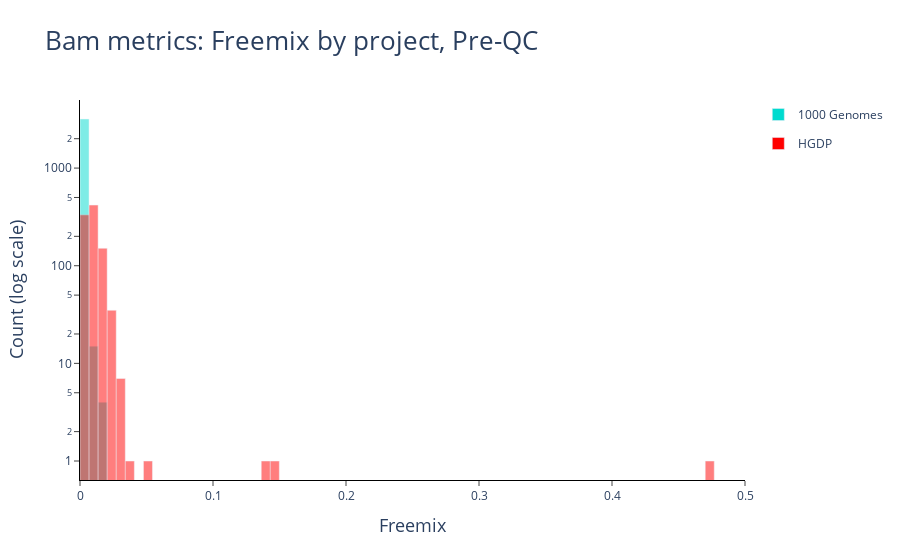
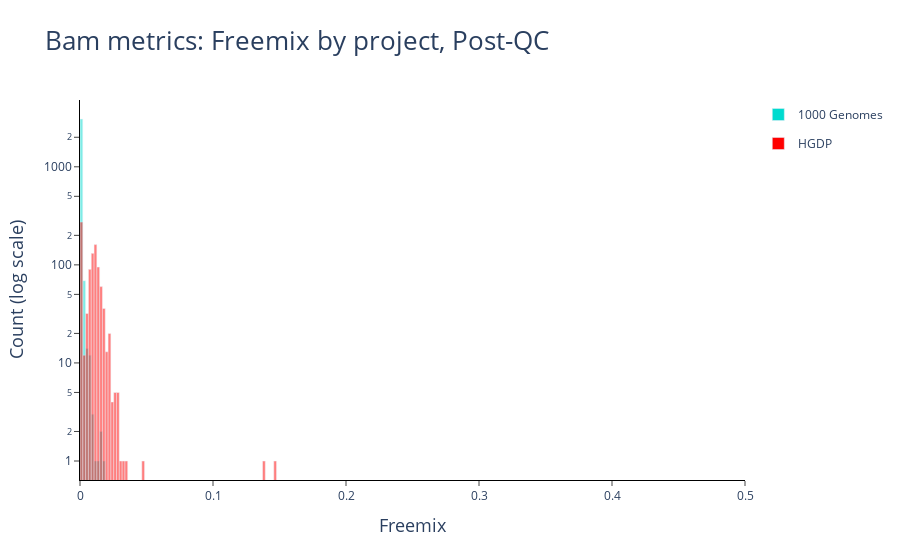

The cell these charts' notebook holds for them, in order:
### Markdown cell above
Plot freemix colored by project/study

### Code cell
# Pre-QC
pre_freemix_proj = plot_freemix_proj(pre_qc_cols)
pre_freemix_proj = pre_freemix_proj + hl.ggplot.ggtitle("Bam metrics: Freemix by project, Pre-QC")
pre_freemix_proj.show()

# Post-QC
post_freemix_proj = plot_freemix_proj(post_qc_cols)
post_freemix_proj = post_freemix_proj + hl.ggplot.ggtitle("Bam metrics: Freemix by project, Post-QC")
post_freemix_proj.show()

### Figure 1 — Plotly figure (JSON) as saved in the notebook; plotly's stock layout.template omitted (floating-point values rounded to 4 significant figures; data arrays with more than 128 entries replaced by an {"elided": "..."} marker saying what was removed)
{"data": [{"customdata": {"elided": "70x2 float values"}, "hovertemplate": "Range: [%{customdata[0]:.3f}-%{customdata[1]:.3f})<br>Count: %{y}<br><extra></extra>", "legendgroup": "1000 Genomes", "marker": {"color": "rgb(0, 219, 207)", "opacity": 0.5}, "name": "1000 Genomes", "showlegend": true, "type": "bar", "width": 0.006813, "x": [0.003406, 0.01022, 0.01703, 0.02384, 0.03066, 0.03747, 0.04428, 0.05109, 0.05791, 0.06472, 0.07153, 0.07835, 0.08516, 0.09197, 0.09878, 0.1056, 0.1124, 0.1192, 0.126, 0.1328, 0.1397, 0.1465, 0.1533, 0.1601, 0.1669, 0.1737, 0.1805, 0.1873, 0.1942, 0.201, 0.2078, 0.2146, 0.2214, 0.2282, 0.235, 0.2418, 0.2487, 0.2555, 0.2623, 0.2691, 0.2759, 0.2827, 0.2895, 0.2964, 0.3032, 0.31, 0.3168, 0.3236, 0.3304, 0.3372, 0.344, 0.3509, 0.3577, 0.3645, 0.3713, 0.3781, 0.3849, 0.3917, 0.3985, 0.4054, 0.4122, 0.419, 0.4258, 0.4326, 0.4394, 0.4462, 0.453, 0.4599, 0.4667, 0.4735], "xaxis": "x", "y": [3182, 15, 4, 0, 0, 0, 0, 0, 0, 0, 0, 0, 0, 0, 0, 0, 0, 0, 0, 0, 0, 0, 0, 0, 0, 0, 0, 0, 0, 0, 0, 0, 0, 0, 0, 0, 0, 0, 0, 0, 0, 0, 0, 0, 0, 0, 0, 0, 0, 0, 0, 0, 0, 0, 0, 0, 0, 0, 0, 0, 0, 0, 0, 0, 0, 0, 0, 0, 0, 0], "yaxis": "y"}, {"customdata": {"elided": "70x2 float values"}, "hovertemplate": "Range: [%{customdata[0]:.3f}-%{customdata[1]:.3f})<br>Count: %{y}<br><extra></extra>", "legendgroup": "HGDP", "marker": {"color": "rgb(255, 0, 0)", "opacity": 0.5}, "name": "HGDP", "showlegend": true, "type": "bar", "width": 0.006813, "x": [0.003406, 0.01022, 0.01703, 0.02384, 0.03066, 0.03747, 0.04428, 0.05109, 0.05791, 0.06472, 0.07153, 0.07835, 0.08516, 0.09197, 0.09878, 0.1056, 0.1124, 0.1192, 0.126, 0.1328, 0.1397, 0.1465, 0.1533, 0.1601, 0.1669, 0.1737, 0.1805, 0.1873, 0.1942, 0.201, 0.2078, 0.2146, 0.2214, 0.2282, 0.235, 0.2418, 0.2487, 0.2555, 0.2623, 0.2691, 0.2759, 0.2827, 0.2895, 0.2964, 0.3032, 0.31, 0.3168, 0.3236, 0.3304, 0.3372, 0.344, 0.3509, 0.3577, 0.3645, 0.3713, 0.3781, 0.3849, 0.3917, 0.3985, 0.4054, 0.4122, 0.419, 0.4258, 0.4326, 0.4394, 0.4462, 0.453, 0.4599, 0.4667, 0.4735], "xaxis": "x", "y": [332, 418, 151, 35, 7, 1, 0, 1, 0, 0, 0, 0, 0, 0, 0, 0, 0, 0, 0, 0, 1, 1, 0, 0, 0, 0, 0, 0, 0, 0, 0, 0, 0, 0, 0, 0, 0, 0, 0, 0, 0, 0, 0, 0, 0, 0, 0, 0, 0, 0, 0, 0, 0, 0, 0, 0, 0, 0, 0, 0, 0, 0, 0, 0, 0, 0, 0, 0, 0, 1], "yaxis": "y"}], "layout": {"barmode": "overlay", "font": {"family": "Arial, \"Open Sans\", verdana, sans-serif"}, "plot_bgcolor": "white", "title": {"font": {"size": 26}, "text": "Bam metrics: Freemix by project, Pre-QC"}, "xaxis": {"anchor": "y", "domain": [0, 1], "linecolor": "black", "range": [0, 0.5], "showticklabels": true, "ticks": "outside", "title": {"font": {"size": 18}, "text": "Freemix"}}, "xaxis2": {"linecolor": "black", "showticklabels": true}, "yaxis": {"anchor": "x", "domain": [0, 1], "linecolor": "black", "showticklabels": true, "ticks": "outside", "title": {"font": {"size": 18}, "text": "Count (log scale)"}, "type": "log"}, "yaxis2": {"linecolor": "black", "showticklabels": true}}}

### Figure 2 — Plotly figure (JSON) as saved in the notebook; plotly's stock layout.template omitted (floating-point values rounded to 4 significant figures; data arrays with more than 128 entries replaced by an {"elided": "..."} marker saying what was removed)
{"data": [{"customdata": {"elided": "70x2 float values"}, "hovertemplate": "Range: [%{customdata[0]:.3f}-%{customdata[1]:.3f})<br>Count: %{y}<br><extra></extra>", "legendgroup": "1000 Genomes", "marker": {"color": "rgb(0, 219, 207)", "opacity": 0.5}, "name": "1000 Genomes", "showlegend": true, "type": "bar", "width": 0.002111, "x": [0.001056, 0.003167, 0.005278, 0.007389, 0.0095, 0.01161, 0.01372, 0.01583, 0.01795, 0.02006, 0.02217, 0.02428, 0.02639, 0.0285, 0.03061, 0.03272, 0.03484, 0.03695, 0.03906, 0.04117, 0.04328, 0.04539, 0.0475, 0.04961, 0.05172, 0.05384, 0.05595, 0.05806, 0.06017, 0.06228, 0.06439, 0.0665, 0.06861, 0.07073, 0.07284, 0.07495, 0.07706, 0.07917, 0.08128, 0.08339, 0.0855, 0.08762, 0.08973, 0.09184, 0.09395, 0.09606, 0.09817, 0.1003, 0.1024, 0.1045, 0.1066, 0.1087, 0.1108, 0.113, 0.1151, 0.1172, 0.1193, 0.1214, 0.1235, 0.1256, 0.1277, 0.1298, 0.132, 0.1341, 0.1362, 0.1383, 0.1404, 0.1425, 0.1446, 0.1467], "xaxis": "x", "y": [3072, 69, 14, 12, 3, 1, 1, 2, 1, 0, 0, 0, 0, 0, 0, 0, 0, 0, 0, 0, 0, 0, 0, 0, 0, 0, 0, 0, 0, 0, 0, 0, 0, 0, 0, 0, 0, 0, 0, 0, 0, 0, 0, 0, 0, 0, 0, 0, 0, 0, 0, 0, 0, 0, 0, 0, 0, 0, 0, 0, 0, 0, 0, 0, 0, 0, 0, 0, 0, 0], "yaxis": "y"}, {"customdata": {"elided": "70x2 float values"}, "hovertemplate": "Range: [%{customdata[0]:.3f}-%{customdata[1]:.3f})<br>Count: %{y}<br><extra></extra>", "legendgroup": "HGDP", "marker": {"color": "rgb(255, 0, 0)", "opacity": 0.5}, "name": "HGDP", "showlegend": true, "type": "bar", "width": 0.002111, "x": [0.001056, 0.003167, 0.005278, 0.007389, 0.0095, 0.01161, 0.01372, 0.01583, 0.01795, 0.02006, 0.02217, 0.02428, 0.02639, 0.0285, 0.03061, 0.03272, 0.03484, 0.03695, 0.03906, 0.04117, 0.04328, 0.04539, 0.0475, 0.04961, 0.05172, 0.05384, 0.05595, 0.05806, 0.06017, 0.06228, 0.06439, 0.0665, 0.06861, 0.07073, 0.07284, 0.07495, 0.07706, 0.07917, 0.08128, 0.08339, 0.0855, 0.08762, 0.08973, 0.09184, 0.09395, 0.09606, 0.09817, 0.1003, 0.1024, 0.1045, 0.1066, 0.1087, 0.1108, 0.113, 0.1151, 0.1172, 0.1193, 0.1214, 0.1235, 0.1256, 0.1277, 0.1298, 0.132, 0.1341, 0.1362, 0.1383, 0.1404, 0.1425, 0.1446, 0.1467], "xaxis": "x", "y": [273, 12, 32, 90, 131, 161, 95, 60, 36, 13, 20, 4, 5, 5, 1, 1, 1, 0, 0, 0, 0, 0, 1, 0, 0, 0, 0, 0, 0, 0, 0, 0, 0, 0, 0, 0, 0, 0, 0, 0, 0, 0, 0, 0, 0, 0, 0, 0, 0, 0, 0, 0, 0, 0, 0, 0, 0, 0, 0, 0, 0, 0, 0, 0, 0, 1, 0, 0, 0, 1], "yaxis": "y"}], "layout": {"barmode": "overlay", "font": {"family": "Arial, \"Open Sans\", verdana, sans-serif"}, "plot_bgcolor": "white", "title": {"font": {"size": 26}, "text": "Bam metrics: Freemix by project, Post-QC"}, "xaxis": {"anchor": "y", "domain": [0, 1], "linecolor": "black", "range": [0, 0.5], "showticklabels": true, "ticks": "outside", "title": {"font": {"size": 18}, "text": "Freemix"}}, "xaxis2": {"linecolor": "black", "showticklabels": true}, "yaxis": {"anchor": "x", "domain": [0, 1], "linecolor": "black", "showticklabels": true, "ticks": "outside", "title": {"font": {"size": 18}, "text": "Count (log scale)"}, "type": "log"}, "yaxis2": {"linecolor": "black", "showticklabels": true}}}
